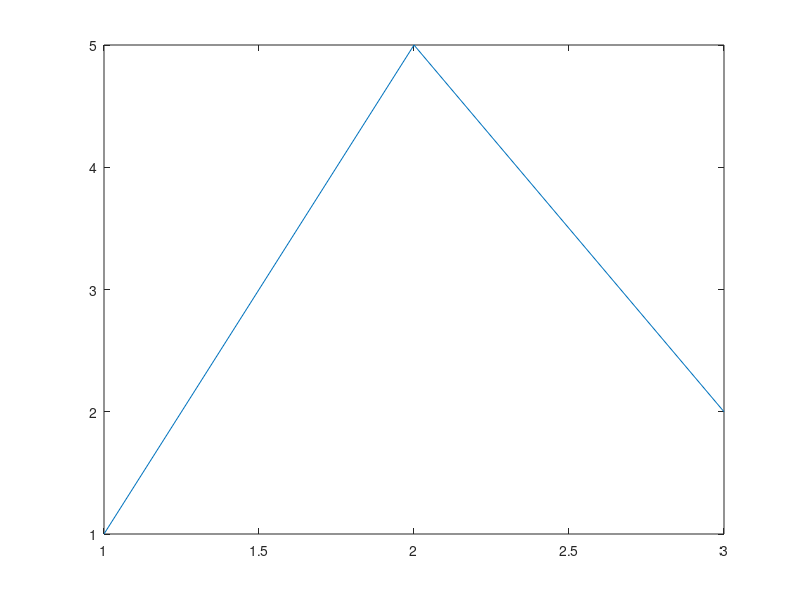

Recreate this plot in MATLAB.
x = [1 2 3 ];
y = [1 5 2];

n=length(x);

yRunge = y;
L=ones(1,n);
a=zeros(1,n);
%first for each x calculate 
ytest=zeros(1,n);
ytest
for k = 1:length(x)
    L = ones(1,n);
    a=zeros(1,n);
    for i = 1:n
        for j = 1:n
            if j == i
                continue;
            end
            L(i) = L(i) * ((x(k) - x(j)) / (x(i) - x(j)));
        end
        a(i) = L(i) * yRunge(i);
    end

    ytest(k) = sum(a);
end
plot(x,ytest)
